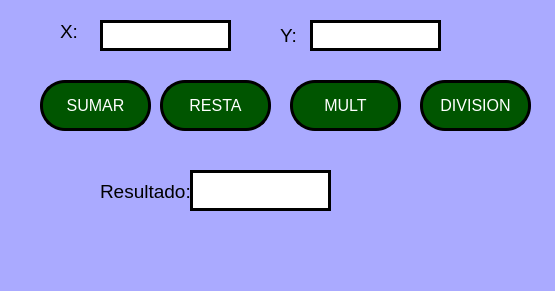
<?xml version="1.0" encoding="UTF-8"?>
<ui version="4.0">
 <class>MainWindow</class>
 <widget class="QMainWindow" name="MainWindow">
  <property name="geometry">
   <rect>
    <x>0</x>
    <y>0</y>
    <width>555</width>
    <height>291</height>
   </rect>
  </property>
  <property name="windowTitle">
   <string>MainWindow</string>
  </property>
  <property name="styleSheet">
   <string notr="true">background-color: rgb(170, 170, 255);</string>
  </property>
  <widget class="QWidget" name="centralwidget">
   <widget class="QPushButton" name="btn_suma">
    <property name="geometry">
     <rect>
      <x>40</x>
      <y>80</y>
      <width>111</width>
      <height>51</height>
     </rect>
    </property>
    <property name="font">
     <font>
      <pointsize>12</pointsize>
     </font>
    </property>
    <property name="styleSheet">
     <string notr="true">background-color: rgb(0, 85, 0);
color: rgb(255, 255, 255);
border : 3px solid black;
border-radius: 25px;

</string>
    </property>
    <property name="text">
     <string>SUMAR</string>
    </property>
   </widget>
   <widget class="QLabel" name="label">
    <property name="geometry">
     <rect>
      <x>60</x>
      <y>20</y>
      <width>31</width>
      <height>20</height>
     </rect>
    </property>
    <property name="text">
     <string>&lt;html&gt;&lt;head/&gt;&lt;body&gt;&lt;p&gt;&lt;span style=&quot; font-size:14pt;&quot;&gt;X:&lt;/span&gt;&lt;/p&gt;&lt;/body&gt;&lt;/html&gt;</string>
    </property>
   </widget>
   <widget class="QLineEdit" name="txt_x">
    <property name="geometry">
     <rect>
      <x>100</x>
      <y>20</y>
      <width>131</width>
      <height>31</height>
     </rect>
    </property>
    <property name="font">
     <font>
      <pointsize>16</pointsize>
     </font>
    </property>
    <property name="styleSheet">
     <string notr="true">background-color: rgb(255, 255, 255);
border : 3px solid black;</string>
    </property>
    <property name="text">
     <string/>
    </property>
    <property name="alignment">
     <set>Qt::AlignCenter</set>
    </property>
   </widget>
   <widget class="QLineEdit" name="txt_y">
    <property name="geometry">
     <rect>
      <x>310</x>
      <y>20</y>
      <width>131</width>
      <height>31</height>
     </rect>
    </property>
    <property name="font">
     <font>
      <pointsize>16</pointsize>
     </font>
    </property>
    <property name="styleSheet">
     <string notr="true">background-color: rgb(255, 255, 255);
border : 3px solid black;</string>
    </property>
    <property name="text">
     <string/>
    </property>
    <property name="alignment">
     <set>Qt::AlignCenter</set>
    </property>
   </widget>
   <widget class="QLabel" name="label_2">
    <property name="geometry">
     <rect>
      <x>280</x>
      <y>20</y>
      <width>20</width>
      <height>31</height>
     </rect>
    </property>
    <property name="text">
     <string>&lt;html&gt;&lt;head/&gt;&lt;body&gt;&lt;p&gt;&lt;span style=&quot; font-size:14pt;&quot;&gt;Y:&lt;/span&gt;&lt;/p&gt;&lt;/body&gt;&lt;/html&gt;</string>
    </property>
   </widget>
   <widget class="QLabel" name="label_3">
    <property name="geometry">
     <rect>
      <x>100</x>
      <y>180</y>
      <width>91</width>
      <height>20</height>
     </rect>
    </property>
    <property name="text">
     <string>&lt;html&gt;&lt;head/&gt;&lt;body&gt;&lt;p&gt;&lt;span style=&quot; font-size:14pt;&quot;&gt;Resultado: &lt;/span&gt;&lt;/p&gt;&lt;/body&gt;&lt;/html&gt;</string>
    </property>
   </widget>
   <widget class="QLineEdit" name="txt_resultado">
    <property name="geometry">
     <rect>
      <x>190</x>
      <y>170</y>
      <width>141</width>
      <height>41</height>
     </rect>
    </property>
    <property name="font">
     <font>
      <pointsize>16</pointsize>
     </font>
    </property>
    <property name="styleSheet">
     <string notr="true">background-color: rgb(255, 255, 255);
border : 3px solid black;</string>
    </property>
    <property name="text">
     <string/>
    </property>
    <property name="alignment">
     <set>Qt::AlignCenter</set>
    </property>
    <property name="readOnly">
     <bool>true</bool>
    </property>
   </widget>
   <widget class="QPushButton" name="btn_division">
    <property name="geometry">
     <rect>
      <x>420</x>
      <y>80</y>
      <width>111</width>
      <height>51</height>
     </rect>
    </property>
    <property name="font">
     <font>
      <pointsize>12</pointsize>
     </font>
    </property>
    <property name="styleSheet">
     <string notr="true">background-color: rgb(0, 85, 0);
color: rgb(255, 255, 255);
border : 3px solid black;
border-radius: 25px;

</string>
    </property>
    <property name="text">
     <string>DIVISION</string>
    </property>
   </widget>
   <widget class="QPushButton" name="btn_mult">
    <property name="geometry">
     <rect>
      <x>290</x>
      <y>80</y>
      <width>111</width>
      <height>51</height>
     </rect>
    </property>
    <property name="font">
     <font>
      <pointsize>12</pointsize>
     </font>
    </property>
    <property name="styleSheet">
     <string notr="true">background-color: rgb(0, 85, 0);
color: rgb(255, 255, 255);
border : 3px solid black;
border-radius: 25px;

</string>
    </property>
    <property name="text">
     <string>MULT</string>
    </property>
   </widget>
   <widget class="QPushButton" name="btn_resta">
    <property name="geometry">
     <rect>
      <x>160</x>
      <y>80</y>
      <width>111</width>
      <height>51</height>
     </rect>
    </property>
    <property name="font">
     <font>
      <pointsize>12</pointsize>
     </font>
    </property>
    <property name="styleSheet">
     <string notr="true">background-color: rgb(0, 85, 0);
color: rgb(255, 255, 255);
border : 3px solid black;
border-radius: 25px;

</string>
    </property>
    <property name="text">
     <string>RESTA</string>
    </property>
   </widget>
  </widget>
  <widget class="QMenuBar" name="menubar">
   <property name="geometry">
    <rect>
     <x>0</x>
     <y>0</y>
     <width>555</width>
     <height>21</height>
    </rect>
   </property>
  </widget>
  <widget class="QStatusBar" name="statusbar"/>
 </widget>
 <resources/>
 <connections/>
</ui>
